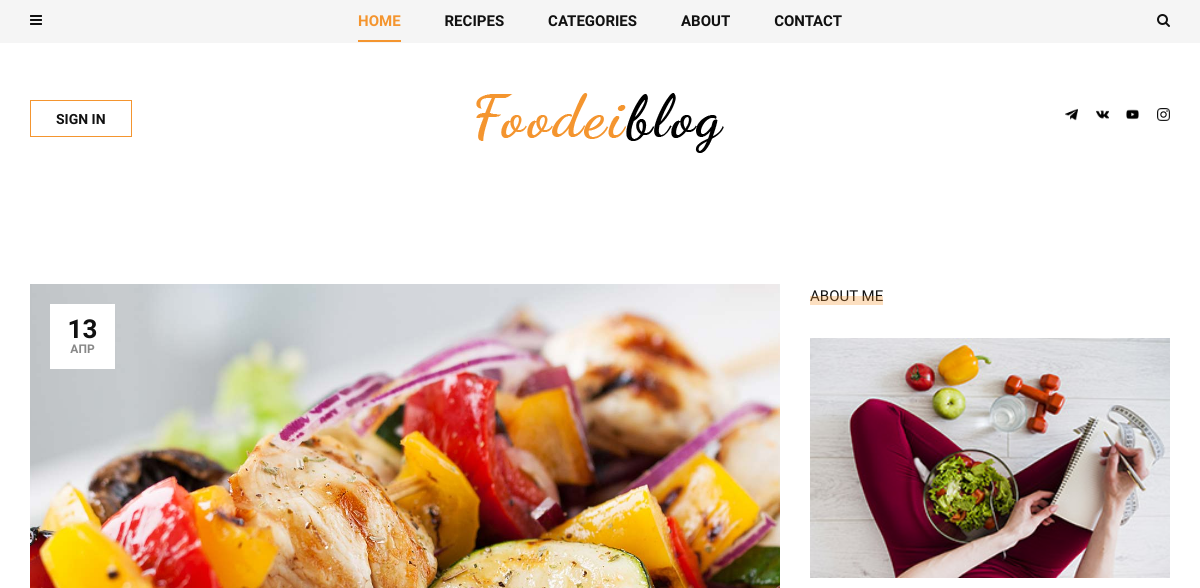
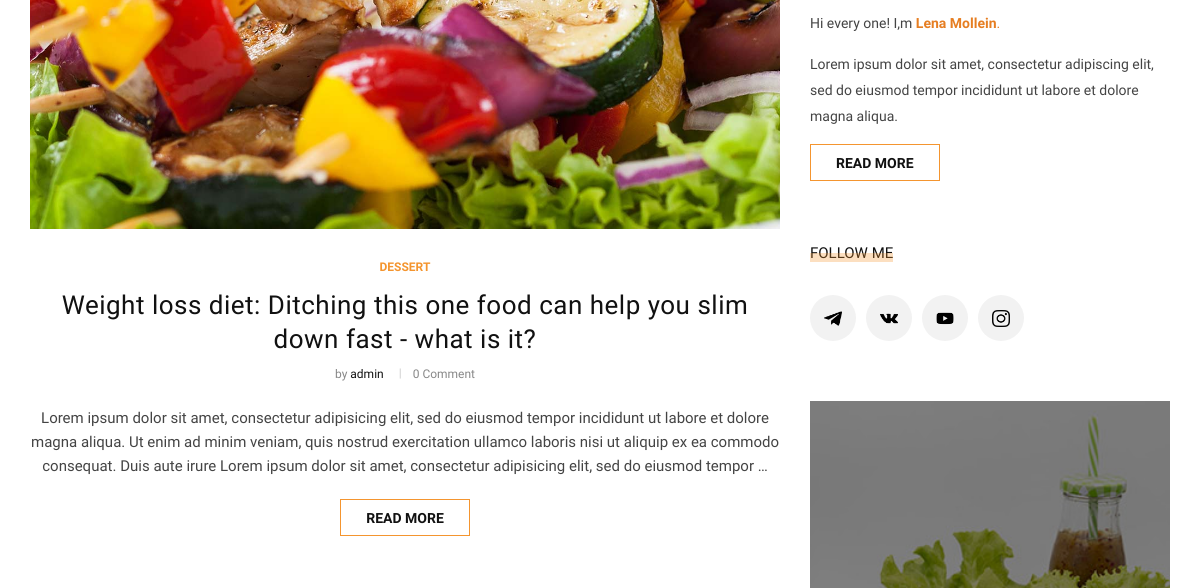
Before: / (upper part) with the older database file (2 pictures, top to bottom).
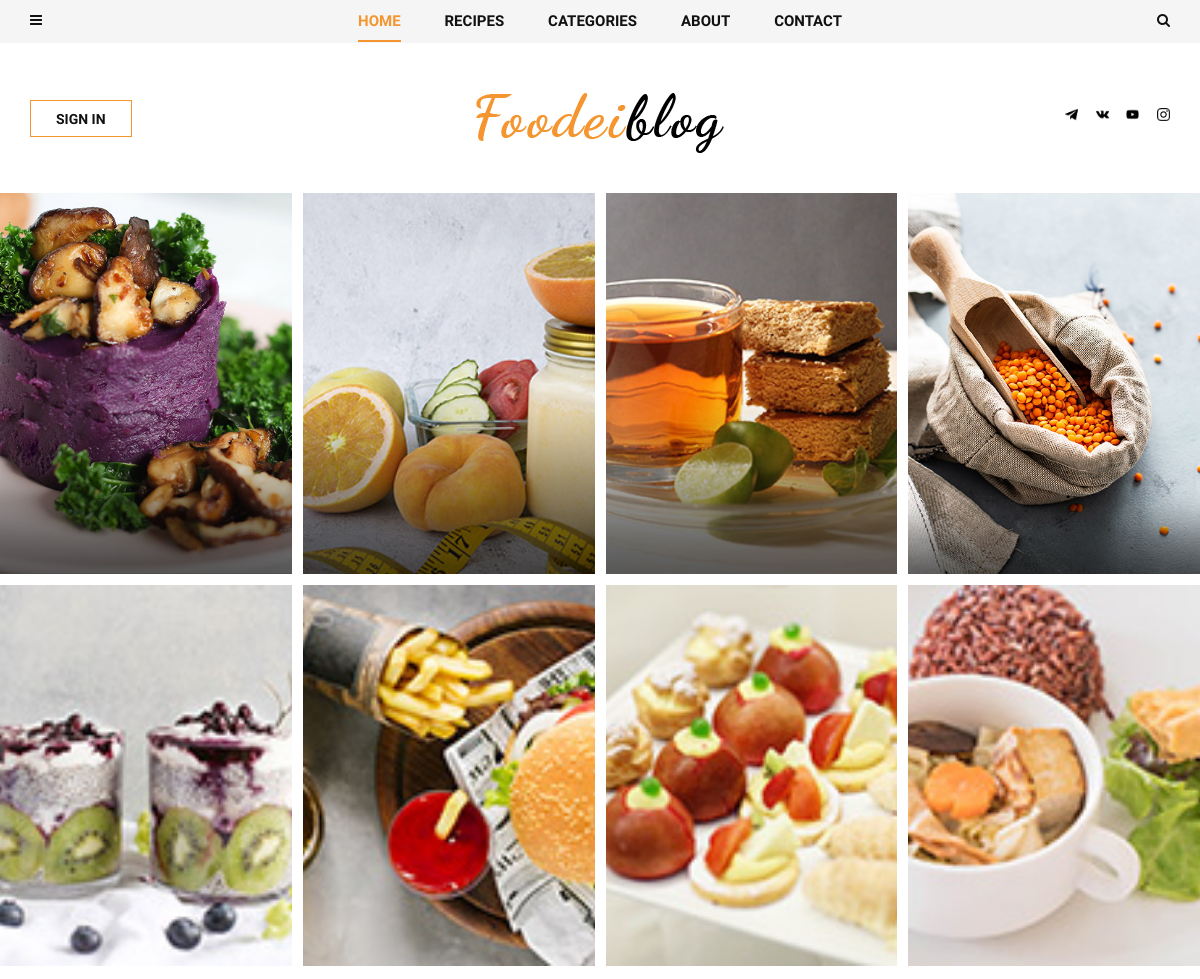
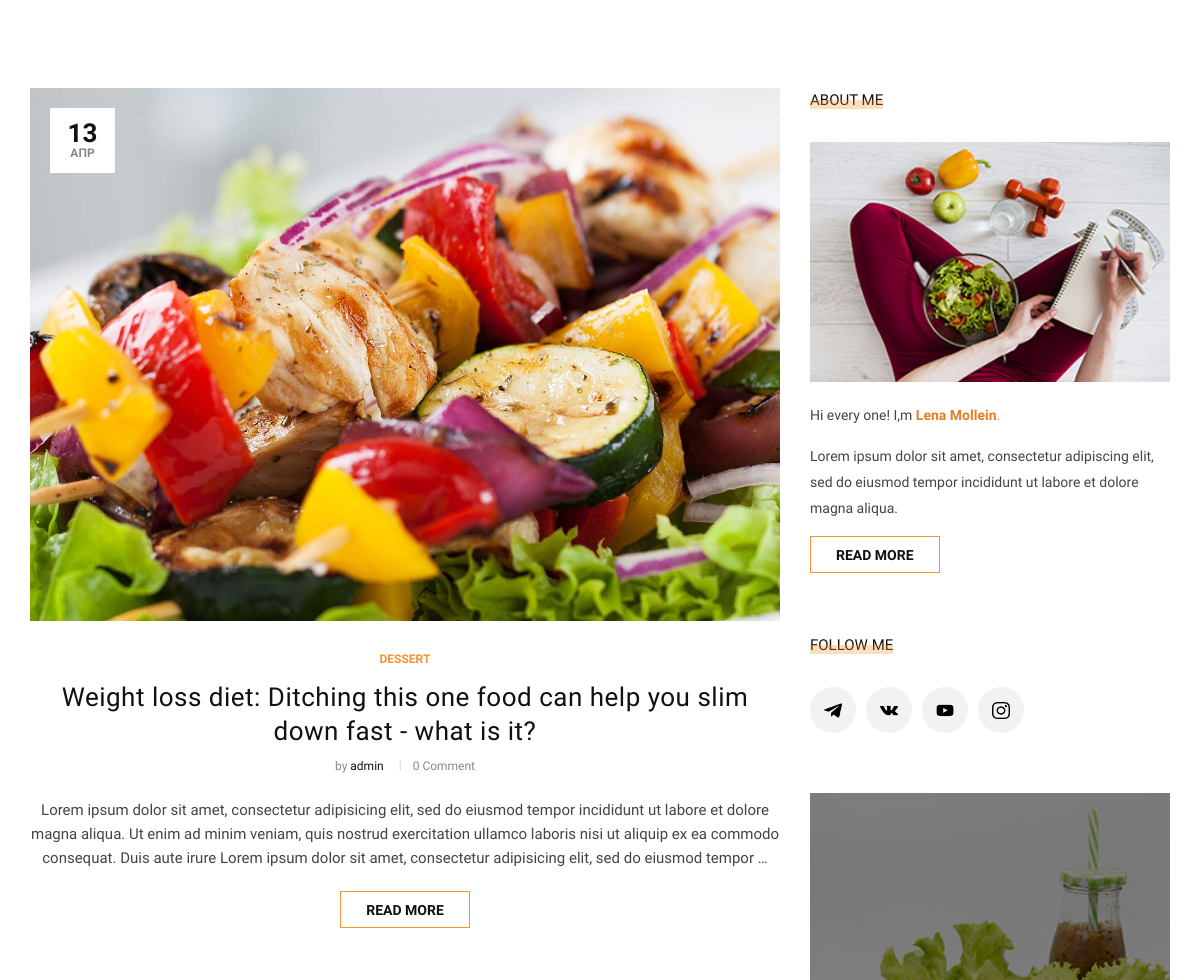
After: the same page with the newer database file (2 pictures, top to bottom).
### contact/models.py (models this page shows, shortened)
class Social(models.Model):
    icon = models.FileField(upload_to='icons/')
    link = models.URLField()
    alt = models.CharField(max_length=100, null=True, blank=True)

class About(models.Model):
    name = models.CharField(max_length=50, default='')
    profile_picture = models.ImageField(upload_to='about/author_profile', default='user-default.png')
    title = models.CharField(max_length=200)
    text = RichTextField()
    mini_text = RichTextField()
    max_text = RichTextField(default='')

class ImageAbout(models.Model):
    image = models.ImageField(upload_to='about/')
    page = models.ForeignKey(About, on_delete=models.CASCADE, related_name='about_images')
    alt = models.CharField(max_length=100, null=True, blank=True)

### blog/models.py (models this page shows, shortened)
class Post(models.Model):
    author = models.ForeignKey(User, related_name='posts', on_delete=models.CASCADE)
    slug = models.SlugField(max_length=200, unique=True, default='')
    title = models.CharField(max_length=200)
    image = models.ImageField(upload_to='articles/%Y/%m/%d', null=True, blank=True)
    text = models.TextField()
    category = models.ForeignKey(Category, related_name='post', on_delete=models.SET_NULL, null=True)
    tags = models.ManyToManyField(Tag, related_name='post', blank=True)
    is_published = models.BooleanField(default=True, verbose_name='Опубликовано')
    create_at = models.DateTimeField(auto_now_add=True)  # когда была создана данная запись
    def get_absolute_url(self):
        return reverse('post_single', kwargs={'slug': self.category.slug, 'post_slug': self.slug})
    def get_comments(self):
        return self.comment.all()

class Category(MPTTModel):
    name = models.CharField(max_length=100)
    slug = models.SlugField(max_length=100, unique=True)
    parent = TreeForeignKey('self', related_name='children', on_delete=models.SET_NULL, null=True, blank=True)  # что бы были подкатегории
    def __str__(self):
        return self.name
    class MPTTMeta:
        order_insertion_by = ['name']

### gallery/models.py (models this page shows)
class Photo(models.Model):
    name = models.CharField(max_length=250, blank=True, null=True)
    slug = models.SlugField(max_length=255, unique=True, blank=True, null=True)
    image = models.ImageField(upload_to='gallery/%Y/%m/%d')
    is_published = models.BooleanField(default=True, verbose_name='Опубликовано')
    create_date = models.DateTimeField(auto_now_add=True)
    class Meta:
        ordering = ['name'] # сортировка по имени

### blog/views.py (the view)
# urls.py: path('', views.HomeView.as_view(), name='home'),
class HomeView(ListView):
    model = Post
    paginate_by = 4 # кол-во выводимых постов
    template_name = 'blog/home.html'

### blog/templatetags/menu_tags.py (called while the page is built)
def get_all_categories():
    return Category.objects.annotate(Count('post'))

@register.simple_tag()
def get_list_category():
    return get_all_categories()

@register.inclusion_tag('blog/include/tags/top_menu.html')
def get_categories():
    category = get_all_categories()
    return {'list_category': category}

@register.inclusion_tag('blog/include/tags/recipes_tag.html')
def get_last_posts():
    posts = Post.objects.select_related('category').order_by('-id')[:20]
    return {'list_last_post': posts}

### contact/templatetags/social_tags.py (called while the page is built)
@register.simple_tag()
def get_social_links():
    return Social.objects.all()

@register.simple_tag()
def get_about():
    return About.objects.last()

### gallery/templatetags/gallery_tags.py (called while the page is built)
@register.inclusion_tag('gallery/tags/gallery_tag.html')
def get_last_photos_in_gallery():
    photos = Photo.objects.order_by()[:8]
    return {'photos': photos}

### templates/blog/home.html (shortened to what this page needs)
{% extends 'base.html' %}
{% load social_tags gallery_tags %}
{% block content %}
{% get_last_photos_in_gallery %}
<section class="categories spad">
    <div class="categories__post">
        <div class="container">
            <div class="row">
                <div class="col-lg-8 col-md-8">
                    {% for post in post_list %}
                    {% if forloop.first %}
                    <div class="categories__post__item categories__post__item--large">
                        {% if post.image %}
                        <div class="categories__post__item__pic set-bg"
                             data-setbg="{{ post.image.url }}">
                            <div class="post__meta">
                                <h4>{{ post.create_at|date:'d' }}</h4>
                                <span>{{ post.create_at|date:'M' }}</span>
                            </div>
                        </div>
                        {% endif %}
                        <div class="categories__post__item__text">
                            <ul class="post__label--large">
                                <li>{{ post.category }}</li>
                            </ul>
                            <h3><a href="{{ post.get_absolute_url }}">{{ post.title }}</a></h3>
                            <ul class="post__widget">
                                <li>by <span>{{ post.author }}</span></li>
                                <li>{{ post.get_comments.count }} Comment</li>
                            </ul>
                            <p>{{ post.text|truncatewords:51|linebreaks }}</p>
                            <a href="{{ post.get_absolute_url }}" class="primary-btn">Read more</a>
                        </div>
                    </div>
                    {% endif %}
                    {% endfor %}
                </div>
                {% include 'blog/include/sidebar/sidebar.html' %}
            </div>
        </div>
    </div>
</section>
{% endblock content %}

### templates/base.html (shortened to what this page needs)
{% load static %}
<!DOCTYPE html>
<html lang="ru">
<head>
    <link rel="stylesheet" href="{% static 'css/bootstrap.min.css' %}" type="text/css">
    <link rel="stylesheet" href="{% static 'css/font-awesome.min.css' %}" type="text/css">
    <link rel="stylesheet" href="{% static 'css/elegant-icons.css' %}" type="text/css">
    <link rel="stylesheet" href="{% static 'css/owl.carousel.min.css' %}" type="text/css">
    <link rel="stylesheet" href="{% static 'css/slicknav.min.css' %}" type="text/css">
    <link rel="stylesheet" href="{% static 'css/style.css' %}" type="text/css">
</head>
<body>
    {% include 'header.html' %}
    {% block content %}
    {% endblock content %}
</body>
</html>

### templates/blog/include/nav/left_nav.html (shortened to what this page needs)
{% load menu_tags social_tags static %}

### templates/blog/include/tags/top_menu.html (shortened to what this page needs)
{% load mptt_tags %}
<li class="dropdown">
    <a href="#">Categories</a>
</li>

### templates/header.html
{% load static social_tags %}
<header class="header">
    <div class="header__top">
        <div class="container">
            <div class="row">
                <div class="col-lg-2 col-md-1 col-6 order-md-1 order-1">
                    <div class="header__humberger">
                        <i class="fa fa-bars humberger__open"></i>
                    </div>
                </div>
                <div class="col-lg-8 col-md-10 order-md-2 order-3">
                    {% include 'blog/include/nav/top_nav.html' %}
                </div>
                <div class="col-lg-2 col-md-1 col-6 order-md-3 order-2">
                    <div class="header__search">
                        <i class="fa fa-search search-switch"></i>
                    </div>
                </div>
            </div>
        </div>
    </div>
    <div class="container">
        <div class="row">
            <div class="col-lg-3 col-md-3">
                <div class="header__btn">
                    <a href="./signin.html" class="primary-btn">SIGN IN</a>
                </div>
            </div>
            <div class="col-lg-6 col-md-6">
                <div class="header__logo">
                    <a href="/"><img src="{% static 'img/logo.png' %}" alt=""></a>
                </div>
            </div>
            <div class="col-lg-3 col-md-3">
                <div class="header__social">
                    {% get_social_links as social_link %}
                        {% for item in social_link %}
                        <a href="{{ item.link }}" target="_blank">
                            {% if item.icon %}
                            <img class="social_header_img" src="{{ item.icon.url }}" alt="">
                            {% endif %}
                        </a>
                        {% endfor %}
                </div>
            </div>
        </div>
    </div>
</header>

### templates/blog/include/nav/top_nav.html
{% load menu_tags %}
<nav class="header__menu">
    <ul>
        <li class="active"><a href="/">Home</a></li>
        {% get_last_posts %}
        {% get_categories %}
        <li><a href="{% url 'about' %}">About</a></li>
        <li><a href="{% url 'contact' %}">Contact</a></li>
    </ul>
</nav>

### templates/blog/include/tags/recipes_tag.html (shortened to what this page needs)
{% load menu_tags %}
<li><a href="#">Recipes</a>
</li>

### templates/gallery/tags/gallery_tag.html
<section class="hero">
    <div class="hero__slider owl-carousel">
        <div class="hero__item">
            <div class="container-fluid">
                <div class="row">
                    {% for photo in photos %}
                    <div class="col-lg-3 p-0">
                        {% if photo.image %}
                        <div class="hero__inside__item hero__inside__item--wide set-bg"
                             data-setbg="{{ photo.image.url }}">
                        </div>
                        {% endif %}
                    </div>
                    {% endfor %}
                </div>
            </div>
        </div>
    </div>
</section>

### templates/blog/include/sidebar/sidebar.html (shortened to what this page needs)
{% load static social_tags mptt_tags %}
<div class="col-lg-4 col-md-4">
    <div class="sidebar__item">
        <div class="sidebar__about__item">
            <div class="sidebar__item__title">
                <h6>About me</h6>
            </div>
            {% get_about as about %}
            {% if about.about_images %}
            <img src="{{ about.about_images.last.image.url }}" alt="">
            {% endif %}
            {{ about.mini_text|safe }}
            <a href="{% url 'about' %}" class="primary-btn">Read more</a>
        </div>
        <div class="sidebar__follow__item">
            <div class="sidebar__item__title">
                <h6>Follow me</h6>
            </div>
            <div class="sidebar__item__follow__links">
                {% get_social_links as social_link %}
                {% for item in social_link %}
                <a href="{{ item.link }}" target="_blank">
                    {% if item.icon %}
                    <img class="social__sidebar__img" src="{{ item.icon.url }}" alt="">
                    {% endif %}
                </a>
                {% endfor %}
            </div>
        </div>
        <div class="sidebar__item__banner">
            <img src="{% static 'img/sidebar/banner.jpg' %}" alt="">
        </div>
    </div>
</div>

### templates/blog/include/tags/sidebar_tag.html (shortened to what this page needs)
{% load mptt_tags menu_tags %}

### templates/footer.html (shortened to what this page needs)
{% load static social_tags %}

Changed rows visible on the page:
added Photo: shows a picture
added Photo: shows a picture
added Photo: shows a picture
added Photo: shows a picture
added Photo: shows a picture
added Photo: shows a picture
added Photo: shows a picture
added Photo: shows a picture
